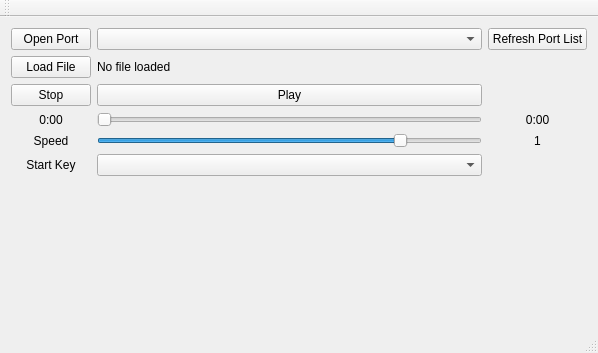
<?xml version="1.0" encoding="UTF-8"?>
<ui version="4.0">
 <class>MainWindow</class>
 <widget class="QMainWindow" name="MainWindow">
  <property name="geometry">
   <rect>
    <x>0</x>
    <y>0</y>
    <width>598</width>
    <height>353</height>
   </rect>
  </property>
  <property name="windowTitle">
   <string>MIDI Serial Player</string>
  </property>
  <widget class="QWidget" name="centralWidget">
   <layout class="QGridLayout" name="gridLayout_2">
    <item row="1" column="0">
     <spacer name="verticalSpacer">
      <property name="orientation">
       <enum>Qt::Vertical</enum>
      </property>
      <property name="sizeHint" stdset="0">
       <size>
        <width>20</width>
        <height>40</height>
       </size>
      </property>
     </spacer>
    </item>
    <item row="0" column="0">
     <layout class="QGridLayout" name="gridLayout">
      <property name="sizeConstraint">
       <enum>QLayout::SetDefaultConstraint</enum>
      </property>
      <item row="4" column="3">
       <widget class="QLabel" name="labelSpeed">
        <property name="text">
         <string>1</string>
        </property>
        <property name="alignment">
         <set>Qt::AlignCenter</set>
        </property>
       </widget>
      </item>
      <item row="4" column="2">
       <widget class="QSlider" name="sliderSpeed">
        <property name="maximum">
         <number>100</number>
        </property>
        <property name="value">
         <number>80</number>
        </property>
        <property name="orientation">
         <enum>Qt::Horizontal</enum>
        </property>
       </widget>
      </item>
      <item row="1" column="0">
       <widget class="QPushButton" name="buttonLoadFile">
        <property name="text">
         <string>Load File</string>
        </property>
       </widget>
      </item>
      <item row="5" column="2">
       <widget class="QComboBox" name="comboBoxKey"/>
      </item>
      <item row="3" column="0">
       <widget class="QLabel" name="labelCurrentTime">
        <property name="text">
         <string>0:00</string>
        </property>
        <property name="alignment">
         <set>Qt::AlignCenter</set>
        </property>
       </widget>
      </item>
      <item row="2" column="2">
       <widget class="QPushButton" name="buttonPlay">
        <property name="text">
         <string>Play</string>
        </property>
       </widget>
      </item>
      <item row="5" column="0">
       <widget class="QLabel" name="labelsk">
        <property name="text">
         <string>Start Key</string>
        </property>
        <property name="alignment">
         <set>Qt::AlignCenter</set>
        </property>
       </widget>
      </item>
      <item row="0" column="0">
       <widget class="QPushButton" name="buttonOpenPort">
        <property name="text">
         <string>Open Port</string>
        </property>
       </widget>
      </item>
      <item row="0" column="3">
       <widget class="QPushButton" name="bottonRefreshPortList">
        <property name="text">
         <string>Refresh Port List</string>
        </property>
       </widget>
      </item>
      <item row="4" column="0">
       <widget class="QLabel" name="labelsp">
        <property name="text">
         <string>Speed</string>
        </property>
        <property name="alignment">
         <set>Qt::AlignCenter</set>
        </property>
       </widget>
      </item>
      <item row="2" column="0">
       <widget class="QPushButton" name="buttonStop">
        <property name="text">
         <string>Stop</string>
        </property>
       </widget>
      </item>
      <item row="3" column="3">
       <widget class="QLabel" name="labelTotalTime">
        <property name="text">
         <string>0:00</string>
        </property>
        <property name="alignment">
         <set>Qt::AlignCenter</set>
        </property>
       </widget>
      </item>
      <item row="0" column="2">
       <widget class="QComboBox" name="comboBoxPort"/>
      </item>
      <item row="1" column="2">
       <widget class="QLabel" name="labelFileName">
        <property name="text">
         <string>No file loaded</string>
        </property>
       </widget>
      </item>
      <item row="3" column="2">
       <widget class="QSlider" name="progressBar">
        <property name="enabled">
         <bool>true</bool>
        </property>
        <property name="maximum">
         <number>999</number>
        </property>
        <property name="orientation">
         <enum>Qt::Horizontal</enum>
        </property>
       </widget>
      </item>
     </layout>
    </item>
   </layout>
  </widget>
  <widget class="QMenuBar" name="menuBar">
   <property name="geometry">
    <rect>
     <x>0</x>
     <y>0</y>
     <width>598</width>
     <height>26</height>
    </rect>
   </property>
  </widget>
  <widget class="QToolBar" name="mainToolBar">
   <attribute name="toolBarArea">
    <enum>TopToolBarArea</enum>
   </attribute>
   <attribute name="toolBarBreak">
    <bool>false</bool>
   </attribute>
  </widget>
  <widget class="QStatusBar" name="statusBar"/>
 </widget>
 <layoutdefault spacing="6" margin="11"/>
 <resources/>
 <connections/>
</ui>
